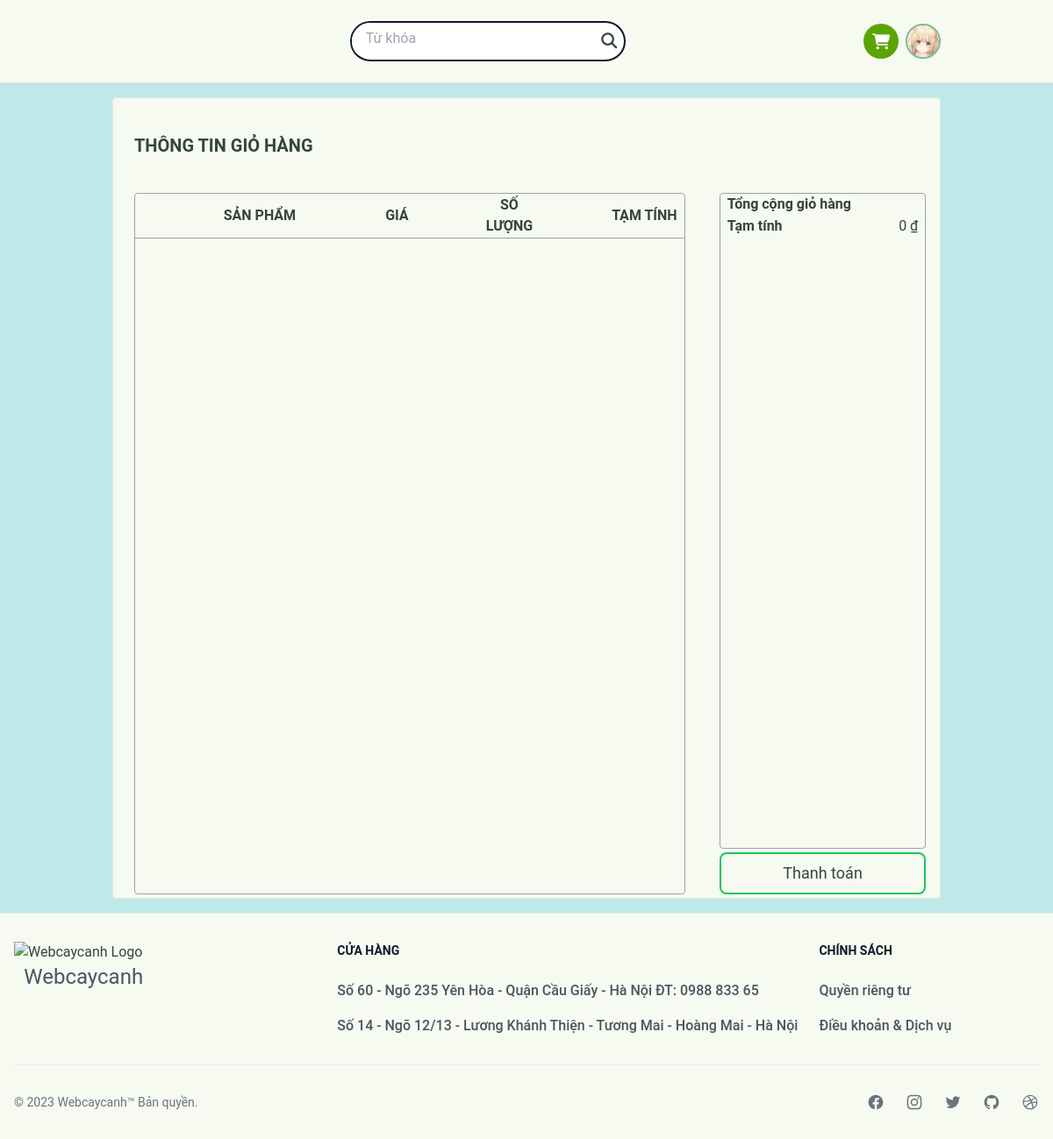
/cart/list/ (signed in), run on an earlier commit of the app's database.
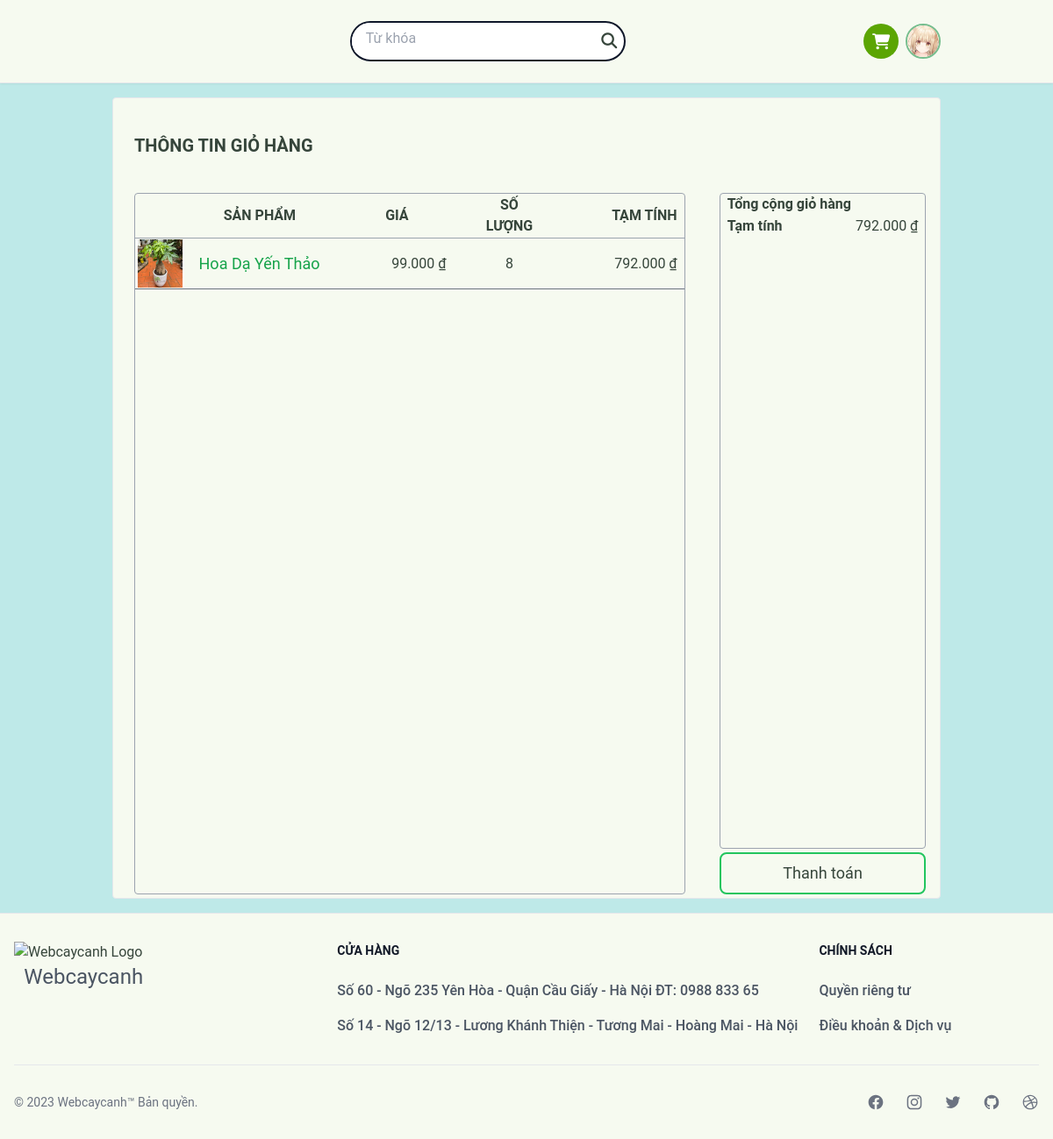
And on a later commit of the database.
### core/models.py (models this page shows, shortened)
class BaseModel(models.Model):
    created_at = models.DateTimeField(auto_now_add=True)
    updated_at = models.DateTimeField(auto_now=True)
    class Meta:
        abstract = True

class Order(BaseModel):
    PENDING = "PE"
    DELIVERY = "DE"
    COMPLETED = "CO"
    CANCEL = "CA"
    ORDER_STATUS = [
        (PENDING, "Chưa xác nhận"),
        (DELIVERY, "Đang giao"),
        (COMPLETED, "Hoàn thành"),
        (CANCEL, "Đã hủy"),
    ]
    state = models.CharField(max_length=2, choices=ORDER_STATUS, default=PENDING)
    user = models.ForeignKey(User, to_field="username", on_delete=models.CASCADE)
    def total_price(self):
        return sum(item.total_price() for item in self.orderitem_set.all())

class OrderItem(BaseModel):
    product = models.ForeignKey(Product, on_delete=models.CASCADE)
    order = models.ForeignKey(Order, on_delete=models.CASCADE)
    quantity = models.PositiveIntegerField(default=1)
    def total_price(self):
        return self.quantity * self.product.price

class Product(BaseModel):
    name = models.CharField(max_length=255, unique=True, blank=False)
    price = models.DecimalField(
        max_digits=10, decimal_places=0, validators=[MinValueValidator(0)]
    )
    summary = models.TextField(default="")
    description = models.TextField(default="")
    quantity = models.PositiveIntegerField(default=0)
    category = models.ForeignKey(Category, on_delete=models.CASCADE)
    thumbnail = ProcessedImageField(
        upload_to=hashed_filename,
        default="defaults/product.png",
        processors=[ResizeToFill(400, 400)],
        format="PNG",
        options={"quality": 60},
    )

### core/views.py (the view)
# urls.py: path("cart/list/", CartListView.as_view(), name="cart_list"),
class CartListView(LoginRequiredMixin, ListView):
    model = OrderItem
    template_name = "core/cart_list.html"
    context_object_name = "order_items"
    def get_queryset(self):
        order, _created = Order.objects.get_or_create(
            user=self.request.user, state=Order.PENDING
        )
        return OrderItem.objects.filter(order=order)
    def get_context_data(self, **kwargs):
        context = super().get_context_data(**kwargs)
        context["order"] = Order.objects.get_or_create(
            user=self.request.user, state=Order.PENDING
        )[0]
        return context

### core/templatetags/concurency.py (called while the page is built)
@register.filter
def vnd_format(value):
    return humanize.intcomma(value, False).replace(",", ".") + " ₫"

### user/models.py (called while the page is built)
    def full_name(self):
        return f"{self.user.first_name} {self.user.last_name}"

### templates/core/cart_list.html (shortened to what this page needs)
{% extends "layout/base.html" %}
{% load static %}
{% load humanize %}
{% load concurency %}
{% block content %}
<div class="mx-auto bg-[#f6faf0] rounded border overflow-hidden">
    <h1 class="text-xl px-6 font-bold my-10 uppercase">Thông tin giỏ hàng</h1>
    <div class="flex justify-around overflow-hidden w-full min-h-screen m-1">
        <div class="w-2/3 border-gray-400 border rounded">
            <table class="table-fixed w-full border-collapse">
                <thead>
                    <th class=" uppercase border-b mb-4 border-gray-400 " colspan="5">Sản phẩm</th>
                    <th class=" uppercase text-left border-b mb-4 border-gray-400 " colspan="2">Giá</th>
                    <th class=" uppercase border-b mb-4 border-gray-400 " colspan="1">Số lượng</th>
                    <th class=" uppercase text-right px-2 border-b mb-4 border-gray-400 " colspan="3">Tạm tính</th>
                </thead>
                <tbody class="overflow-x-hidden overflow-y-auto">
                    {% for item in order_items %}
                    <tr class="">
                        <td class="border-y border-gray-500" colspan="1">
                            <img src="{{ item.product.thumbnail.url }}" alt="">
                        </td>
                        <td class="border-y p-1 pl-4 text-lg border-gray-500" colspan="4">
                            <a href="{% url 'core:product_detail' item.product.id %}"
                                class="text-green-600 hover:text-green-400">
                                {{ item.product.name }}</a>
                        </td>
                        <td class="border-y p-1 border-gray-500 text-left px-2" colspan="2">
                            {{ item.product.price|vnd_format }}
                        </td>
                        <td class="border-y p-1 border-gray-500 text-center" colspan="1">{{ item.quantity }}</td>
                        <td class="border-y p-1 border-gray-500 text-right px-2" colspan="3">
                            {{ item.total_price|vnd_format}}
                        </td>
                    </tr>
                    {% endfor %}
                </tbody>
            </table>
        </div>
        <div class="w-1/4 flex flex-col justify-between gap-1">
            <div class="border-gray-400 border rounded grow">
                <h1 class="font-semibold px-2">Tổng cộng giỏ hàng</h1>
                <table class="w-full">
                    <tbody>
                        <td class="font-semibold px-2">Tạm tính</td>
                        <td class="text-right px-2">{{ order.total_price|vnd_format }}</td>
                    </tbody>
                </table>
            </div>
            <div class="h-max flex flex-col justify-between">
                <button class="btn w-full text-lg hover:text-white border-green-500 hover:bg-green-500">
                    Thanh toán
                </button>
            </div>
        </div>
    </div>
</div>
{% endblock content %}

What changed in the data, as far as the page shows it:
added OrderItem: product.thumbnail (picture), product.name "Hoa Dạ Yến Thảo", product.price|vnd_format "99.000 ₫", quantity "8", total_price|vnd_format "792.000 ₫"
changed through a linked row, Order: total_price|vnd_format "0 ₫" → "792.000 ₫"
